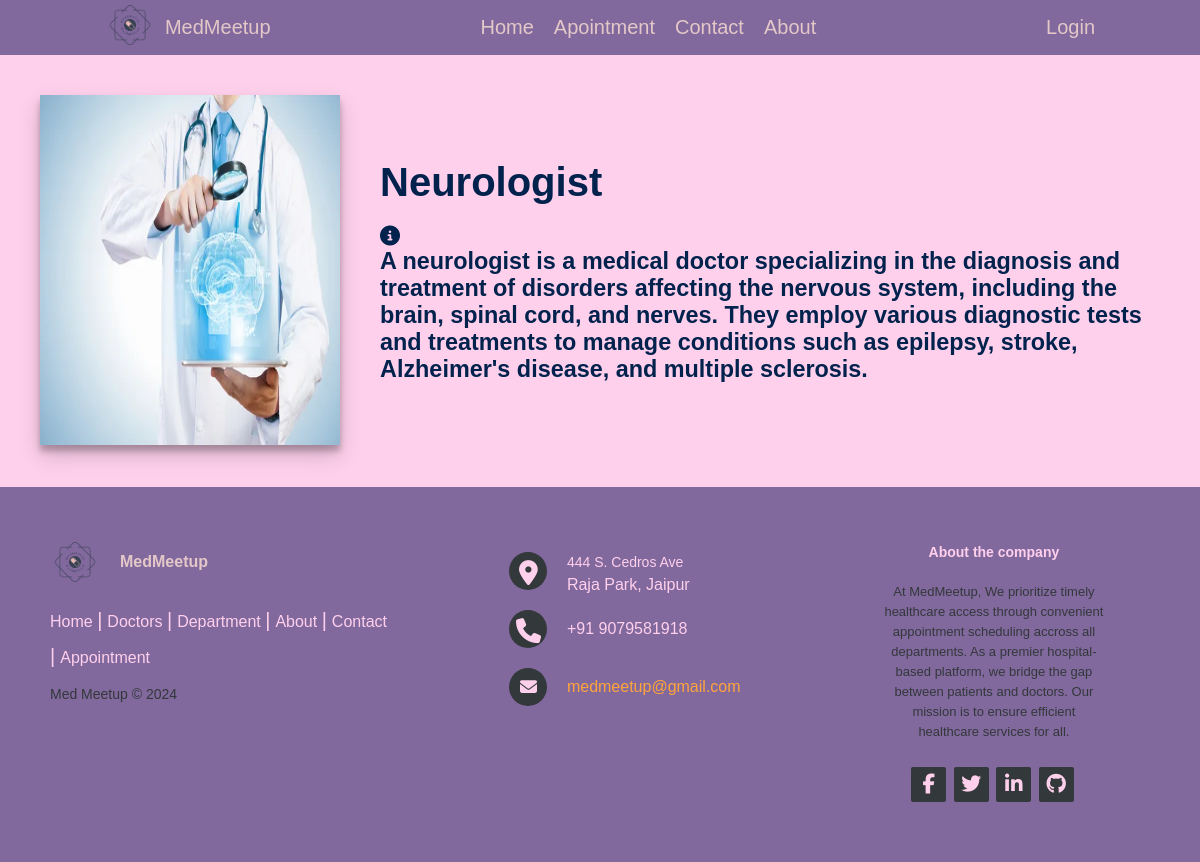
/doctors/department/1/, run on the app's committed database.
### doctor/models.py (models this page shows, shortened)
class Department(models.Model):
    department_name = models.CharField(max_length=20)
    department_description = models.CharField(max_length=500)
    department_image = models.ImageField(upload_to="departments")
    class Meta:
        ordering = ['department_name']

### doctor/views.py (the view)
# urls.py: path("department/<id>/", views.department, name="department"),
def department(request, id):
    queryset = Department.objects.get(id = id)
    return render(request, "department.html", {"queryset": queryset})

### templates/department.html (shortened to what this page needs)
{% extends "layout.html" %}
{% block body %}
<section class="doctor">
    <div class="doctor_container">
        <div>
            <img class="doctor_image" src="/media/{{queryset.department_image}}">
        </div>
        <div class="doctor_data">
            <div doctors_details_items>
                <h1>{{queryset.department_name}}</h1>
            </div>
            <div doctors_details_items>
                <i class="fa-solid fa-circle-info"></i>
                <h3>{{queryset.department_description}}</h3>
            </div>
        </div>
    </div>
</section>
{% endblock body %}

### static/css/style.css (style rules this page uses)
html { font-size: 62.5%; scroll-behavior: smooth; }
* { margin: 0; padding: 0; box-sizing: border-box; }
body { width: 100%; font-family: Arial, Helvetica, sans-serif; }

### static/css/forms.css (style rules this page uses)
h1 { font-size: 40px; }

### static/css/doctor.css (style rules this page uses)
.doctor { width: 100%; padding: 4rem; background-color: #FFD0EC; }
.doctor_container { display: flex; gap: 4rem; }
.doctor_image { width: 30rem; height: 35rem; box-shadow: 0 10px 20px rgba(0,0,0,0.19), 0 6px 6px rgba(0,0,0,0.23); }
.doctor_data { display: flex; flex-direction: column; gap: 2rem; justify-content: center; font-size: 2rem; color: #00224D; }

### data on the page
Department: department_image (picture), department_name "Neurologist", department_description "A neurologist is a medical doctor specializing in the diagnosis and treatment of disorders affecting the nervous system, including the brain, spinal cord, and nerves. They employ various diagnostic tests and treatments to manage conditions such as epilepsy, stroke, Alzheimer's disease, and multiple sclerosis."
